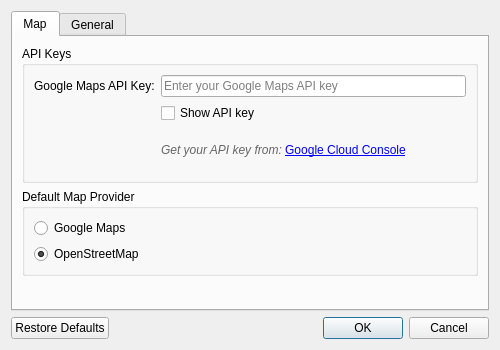
<?xml version="1.0" encoding="UTF-8"?>
<ui version="4.0">
 <class>SettingsDialog</class>
 <widget class="QDialog" name="SettingsDialog">
  <property name="geometry">
   <rect>
    <x>0</x>
    <y>0</y>
    <width>500</width>
    <height>350</height>
   </rect>
  </property>
  <property name="windowTitle">
   <string>Settings</string>
  </property>
  <layout class="QVBoxLayout" name="verticalLayout">
   <item>
    <widget class="QTabWidget" name="tabWidget">
     <property name="currentIndex">
      <number>0</number>
     </property>
     <widget class="QWidget" name="mapTab">
      <attribute name="title">
       <string>Map</string>
      </attribute>
      <layout class="QVBoxLayout" name="verticalLayout_2">
       <item>
        <widget class="QGroupBox" name="apiKeysGroup">
         <property name="title">
          <string>API Keys</string>
         </property>
         <layout class="QFormLayout" name="formLayout">
          <item row="0" column="0">
           <widget class="QLabel" name="googleMapsLabel">
            <property name="text">
             <string>Google Maps API Key:</string>
            </property>
           </widget>
          </item>
          <item row="0" column="1">
           <widget class="QLineEdit" name="googleMapsApiKeyLineEdit">
            <property name="placeholderText">
             <string>Enter your Google Maps API key</string>
            </property>
            <property name="echoMode">
             <enum>QLineEdit::Password</enum>
            </property>
           </widget>
          </item>
          <item row="1" column="1">
           <widget class="QCheckBox" name="showGoogleKeyCheckBox">
            <property name="text">
             <string>Show API key</string>
            </property>
           </widget>
          </item>
          <item row="2" column="1">
           <widget class="QLabel" name="googleMapsInfoLabel">
            <property name="text">
             <string>&lt;html&gt;&lt;head/&gt;&lt;body&gt;&lt;p&gt;&lt;span style=&quot; font-size:9pt; font-style:italic; color:#666666;&quot;&gt;Get your API key from: &lt;/span&gt;&lt;a href=&quot;https://console.cloud.google.com/&quot;&gt;&lt;span style=&quot; font-size:9pt; text-decoration: underline; color:#0000ff;&quot;&gt;Google Cloud Console&lt;/span&gt;&lt;/a&gt;&lt;/p&gt;&lt;/body&gt;&lt;/html&gt;</string>
            </property>
            <property name="wordWrap">
             <bool>true</bool>
            </property>
            <property name="openExternalLinks">
             <bool>true</bool>
            </property>
           </widget>
          </item>
         </layout>
        </widget>
       </item>
       <item>
        <widget class="QGroupBox" name="defaultMapGroup">
         <property name="title">
          <string>Default Map Provider</string>
         </property>
         <layout class="QVBoxLayout" name="verticalLayout_3">
          <item>
           <widget class="QRadioButton" name="googleMapsRadio">
            <property name="text">
             <string>Google Maps</string>
            </property>
           </widget>
          </item>
          <item>
           <widget class="QRadioButton" name="osmRadio">
            <property name="text">
             <string>OpenStreetMap</string>
            </property>
            <property name="checked">
             <bool>true</bool>
            </property>
           </widget>
          </item>
         </layout>
        </widget>
       </item>
       <item>
        <spacer name="verticalSpacer">
         <property name="orientation">
          <enum>Qt::Vertical</enum>
         </property>
         <property name="sizeHint" stdset="0">
          <size>
           <width>20</width>
           <height>40</height>
          </size>
         </property>
        </spacer>
       </item>
      </layout>
     </widget>
     <widget class="QWidget" name="generalTab">
      <attribute name="title">
       <string>General</string>
      </attribute>
      <layout class="QVBoxLayout" name="verticalLayout_4">
       <item>
        <widget class="QGroupBox" name="loggingGroup">
         <property name="title">
          <string>Logging</string>
         </property>
         <layout class="QFormLayout" name="formLayout_2">
          <item row="0" column="0">
           <widget class="QLabel" name="logLevelLabel">
            <property name="text">
             <string>Log Level:</string>
            </property>
           </widget>
          </item>
          <item row="0" column="1">
           <widget class="QComboBox" name="logLevelComboBox">
            <item>
             <property name="text">
              <string>Debug</string>
             </property>
            </item>
            <item>
             <property name="text">
              <string>Info</string>
             </property>
            </item>
            <item>
             <property name="text">
              <string>Warning</string>
             </property>
            </item>
            <item>
             <property name="text">
              <string>Error</string>
             </property>
            </item>
           </widget>
          </item>
         </layout>
        </widget>
       </item>
       <item>
        <widget class="QGroupBox" name="startupGroup">
         <property name="title">
          <string>Startup</string>
         </property>
         <layout class="QVBoxLayout" name="verticalLayout_5">
          <item>
           <widget class="QCheckBox" name="loadLastListCheckBox">
            <property name="text">
             <string>Load last opened list on startup</string>
            </property>
            <property name="checked">
             <bool>true</bool>
            </property>
           </widget>
          </item>
         </layout>
        </widget>
       </item>
       <item>
        <spacer name="verticalSpacer_2">
         <property name="orientation">
          <enum>Qt::Vertical</enum>
         </property>
         <property name="sizeHint" stdset="0">
          <size>
           <width>20</width>
           <height>40</height>
          </size>
         </property>
        </spacer>
       </item>
      </layout>
     </widget>
    </widget>
   </item>
   <item>
    <widget class="QDialogButtonBox" name="buttonBox">
     <property name="orientation">
      <enum>Qt::Horizontal</enum>
     </property>
     <property name="standardButtons">
      <set>QDialogButtonBox::Cancel|QDialogButtonBox::Ok|QDialogButtonBox::RestoreDefaults</set>
     </property>
    </widget>
   </item>
  </layout>
 </widget>
 <resources/>
 <connections>
  <connection>
   <sender>buttonBox</sender>
   <signal>accepted()</signal>
   <receiver>SettingsDialog</receiver>
   <slot>accept()</slot>
   <hints>
    <hint type="sourcelabel">
     <x>248</x>
     <y>254</y>
    </hint>
    <hint type="destinationlabel">
     <x>157</x>
     <y>274</y>
    </hint>
   </hints>
  </connection>
  <connection>
   <sender>buttonBox</sender>
   <signal>rejected()</signal>
   <receiver>SettingsDialog</receiver>
   <slot>reject()</slot>
   <hints>
    <hint type="sourcelabel">
     <x>316</x>
     <y>260</y>
    </hint>
    <hint type="destinationlabel">
     <x>286</x>
     <y>274</y>
    </hint>
   </hints>
  </connection>
 </connections>
</ui>
